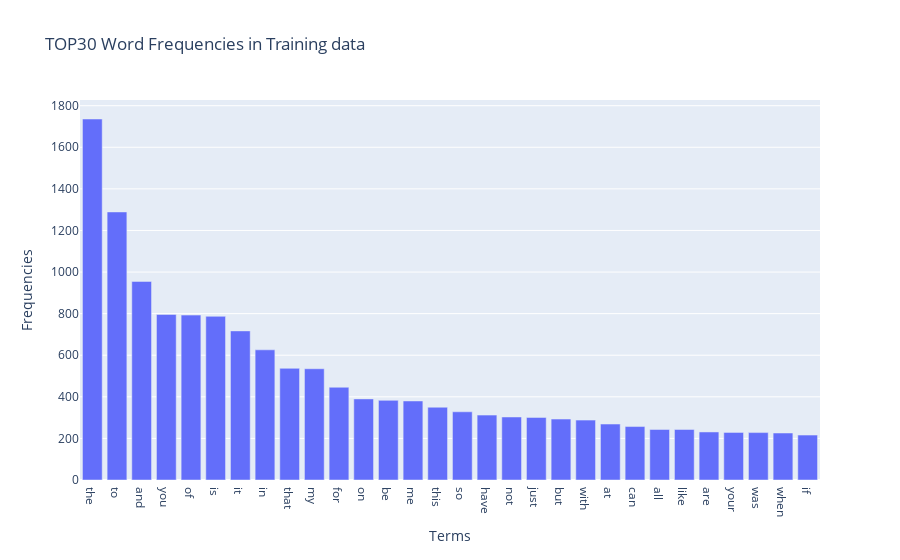

Notebook code cell kept with this figure:
### Markdown cell above
#### Exercise 1
Plot word frequency for Top 30 words in both train and test dataset. (Hint: refer to DM lab 1)

### Code cell
from sklearn.feature_extraction.text import CountVectorizer

count_vect = CountVectorizer()
train_counts = count_vect.fit_transform(train_df.text).sum(axis=0)
temp = pd.DataFrame({"Frequency":train_counts.tolist()[0],
                     "Term":count_vect.get_feature_names_out()}).sort_values(by="Frequency",ascending=False)

# sort
import plotly.express as px
fig = px.bar(temp[:30], 
             x=temp["Term"][:30], 
             y=temp["Frequency"][:30], 
             title  = "TOP30 Word Frequencies in Training data", 
             labels = {'x':'Terms', 'y':'Frequencies'})

fig.show()

### Figure 1 — Plotly figure (JSON) as saved in the notebook; plotly's stock layout.template omitted (floating-point values rounded to 4 significant figures)
{"data": [{"alignmentgroup": "True", "hovertemplate": "Terms=%{x}<br>Frequencies=%{y}<extra></extra>", "legendgroup": "", "marker": {"color": "#636efa", "pattern": {"shape": ""}}, "name": "", "offsetgroup": "", "orientation": "v", "showlegend": false, "textposition": "auto", "type": "bar", "x": ["the", "to", "and", "you", "of", "is", "it", "in", "that", "my", "for", "on", "be", "me", "this", "so", "have", "not", "just", "but", "with", "at", "can", "all", "like", "are", "your", "was", "when", "if"], "xaxis": "x", "y": [1736, 1289, 955, 796, 793, 787, 717, 626, 537, 535, 446, 390, 383, 380, 350, 328, 312, 303, 301, 293, 288, 269, 257, 243, 243, 231, 229, 228, 226, 216], "yaxis": "y"}], "layout": {"barmode": "relative", "legend": {"tracegroupgap": 0}, "title": {"text": "TOP30 Word Frequencies in Training data"}, "xaxis": {"anchor": "y", "domain": [0, 1], "title": {"text": "Terms"}}, "yaxis": {"anchor": "x", "domain": [0, 1], "title": {"text": "Frequencies"}}}}
